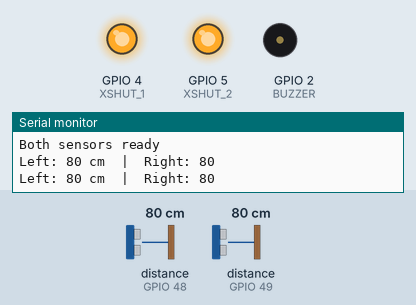
Bench run of a sketch on a simulated ESP32. Parts: output pins drawn as LEDs (lit = HIGH), buzzer (waves = sounding), the last lines printed to the serial monitor. The test bench sets the inputs (shaded band); at power-on: distance to the obstacle (sensors on GPIO 48, GPIO 49) 80 cm.

Above: at 2.1 s.
2.2 s: distance to the obstacle (sensor on GPIO 48) set to 12 cm
At 2.94 s:
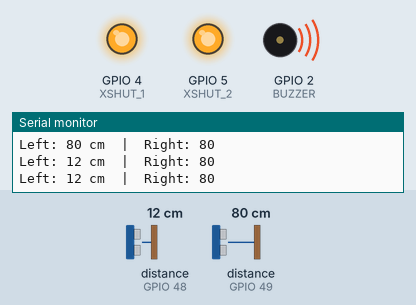
5.7 s: distance to the obstacle (sensor on GPIO 48) set to 9 cm
At 6.7 s:
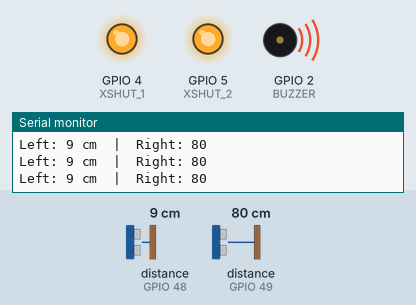
7.4 s: distance to the obstacle (sensor on GPIO 48) set to 35 cm
At 7.96 s:
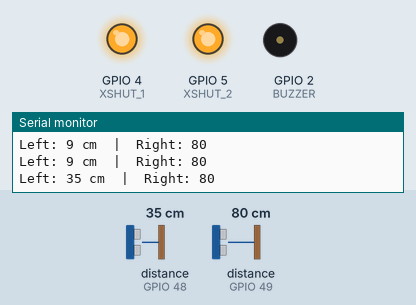
10.9 s: distance to the obstacle (sensor on GPIO 48) set to 2 cm
Timing chart, 0 to 13.6 s (numbered marks = the images above; inputs shaded):
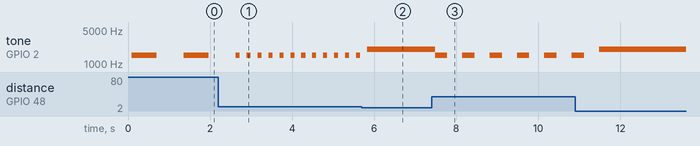

The sketch:

blind_glasses_vl53l0x_.ino
```cpp
#include <Wire.h>
#include <Adafruit_VL53L0X.h>

// Create two sensor objects
Adafruit_VL53L0X lox1 = Adafruit_VL53L0X();
Adafruit_VL53L0X lox2 = Adafruit_VL53L0X();

#define XSHUT_1 4
#define XSHUT_2 5

#define BUZZER 2

void setup() {
  Serial.begin(115200);

  pinMode(XSHUT_1, OUTPUT);
  pinMode(XSHUT_2, OUTPUT);
  pinMode(BUZZER, OUTPUT);

  // Start I2C
  Wire.begin(8, 9);

  // Turn OFF both sensors
  digitalWrite(XSHUT_1, LOW);
  digitalWrite(XSHUT_2, LOW);
  delay(10);

  // Turn ON first sensor
  digitalWrite(XSHUT_1, HIGH);
  delay(10);
  if (!lox1.begin(0x30)) {
    Serial.println("Sensor 1 failed");
    while (1);
  }

  // Turn ON second sensor
  digitalWrite(XSHUT_2, HIGH);
  delay(10);
  if (!lox2.begin(0x31)) {
    Serial.println("Sensor 2 failed");
    while (1);
  }

  Serial.println("Both sensors ready");
}

void loop() {
  int d1 = readDistance(lox1);
  int d2 = readDistance(lox2);

  Serial.print("Left: ");
  Serial.print(d1);
  Serial.print(" cm  |  Right: ");
  Serial.println(d2);

  int closest = min(d1, d2);

  // Beeping logic
  if (closest > 100) {
    noTone(BUZZER);
  }
  else if (closest > 60) {
    beep(600);
  }
  else if (closest > 30) {
    beep(300);
  }
  else if (closest > 10) {
    beep(100);
  }
  else {
    tone(BUZZER, 2000); // continuous
  }
}

// Function to read distance
int readDistance(Adafruit_VL53L0X &sensor) {
  VL53L0X_RangingMeasurementData_t measure;
  sensor.rangingTest(&measure, false);

  if (measure.RangeStatus != 4) {
    return measure.RangeMilliMeter / 10;
  }
  return 200; // default if no reading
}

// Beep function
void beep(int delayTime) {
  tone(BUZZER, 1500);
  delay(delayTime);
  noTone(BUZZER);
  delay(delayTime);
}
```

Measured:
- the behaviour switches between 11 and 10 cm on distance to the obstacle (sensor on GPIO 48) (found by bisection; images 1 and 2)
- after the input at 2.2 s, tone on GPIO 2 (BUZZER): alternates 1500 Hz for 0.10 s and silent for 0.17 s, starting after 0.53 s
- after the input at 7.4 s, tone on GPIO 2 (BUZZER): alternates 1500 Hz for 0.30 s and silent for 0.37 s, starting after 0.09 s
- by itself, tone on GPIO 2 (BUZZER): alternates 1500 Hz for 0.60 s and silent for 0.67 s
